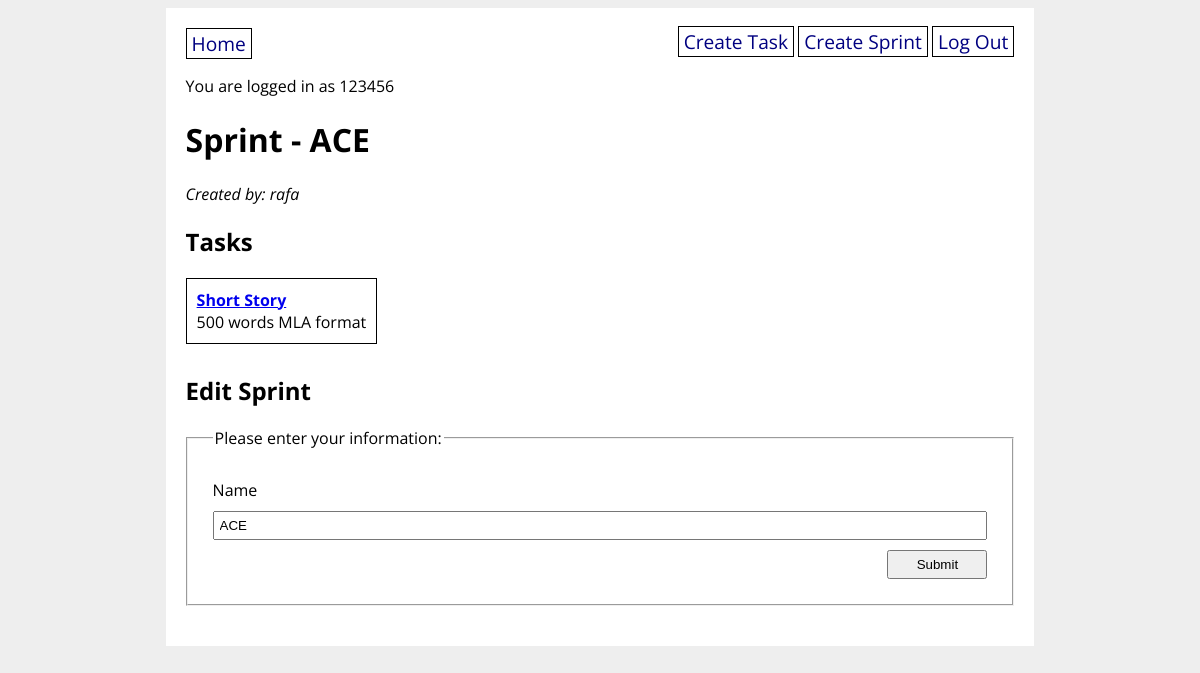
The page /sprint/3 (signed in) on the database its author committed.
### final_app/models.py (models this page shows, shortened)
class User(UserMixin, db.Model):
    id = db.Column(db.Integer, primary_key=True)
    username = db.Column(db.String(20), nullable=False, unique=True)
    password = db.Column(db.String(200), nullable=False)

class Sprint(db.Model):
    id = db.Column(db.Integer, primary_key=True)
    name = db.Column(db.String(40), nullable=False)
    tasks = db.relationship("Task", back_populates="sprint")
    created_by_id = db.Column(db.Integer, db.ForeignKey("user.id"))
    created_by = db.relationship("User")

class Task(db.Model):
    id = db.Column(db.Integer, primary_key=True)
    title = db.Column(db.String(40), nullable=False)
    description = db.Column(db.String(400))
    difficulty = db.Column(
        db.Enum(TaskDifficulty), default=TaskDifficulty.MEDIUM
    )
    sprint_id = db.Column(
        db.Integer, db.ForeignKey("sprint.id"), nullable=False
    )
    sprint = db.relationship("Sprint", back_populates="tasks")
    created_by_id = db.Column(db.Integer, db.ForeignKey("user.id"))
    created_by = db.relationship("User")

### final_app/main/routes.py (the view)
@main.route("/sprint/<sprint_id>", methods=["GET", "POST"])
@login_required
def sprint_detail(sprint_id):
    sprint = Sprint.query.get(sprint_id)
    form = SprintForm(obj=sprint)
    if form.validate_on_submit():
        sprint.name = form.name.data
        db.session.commit()
        flash("Sprint succefully updated!")
    return render_template("sprint_detail.html", sprint=sprint, form=form)

### final_app/main/forms.py
class SprintForm(FlaskForm):
    name = StringField(
        label="Name", validators=[DataRequired(), Length(min=3, max=20)]
    )
    submit = SubmitField(label="Submit")

### final_app/__init__.py (called while the page is built)
@login_manager.user_loader
def load_user(user_id):
    return User.query.get(user_id)

### final_app/templates/sprint_detail.html (shortened to what this page needs)
{% extends 'base.html' %}
{% block content %}
<h1>Sprint - {{ sprint.name }}</h1>
<i>Created by: {{ sprint.created_by.username }}</i>
<h2>Tasks</h2>
<div class="items">
  {% for task in sprint.tasks %}
  <div class="store">
    <a href="/task/{{ task.id }}"><strong>{{ task.title }}</strong></a>
    <br>
    {{ task.description }}
  </div>
  {% endfor %}
</div>
<h2>Edit Sprint</h2>
<form method="POST" action="{{ url_for('main.sprint_detail', sprint_id=sprint.id) }}">
  <fieldset>
    <legend>Please enter your information:</legend>
    {{ form.name.label }}
    {{ form.name }}
    {{ form.submit}}
  </fieldset>
</form>
{% endblock %}

### final_app/templates/base.html (shortened to what this page needs)
<!DOCTYPE html>
<html>
<head>
  <link rel="stylesheet" href="/static/style.css">
</head>
<body>
  <div id="content">
    <nav>
      <a href="/">Home</a>
      <div>
        {% if current_user.is_authenticated %}
        <a href="/create_task">Create Task</a>
        <a href="/create_sprint">Create Sprint</a>
        <a href="/logout">Log Out</a>
        {% else %}
        <a href="/signup">Sign Up</a>
        <a href="/login">Log In</a>
        {% endif %}
      </div>
    </nav>
    {% if current_user.is_authenticated %}
    <p>You are logged in as {{ current_user.username }}</p>
    {% endif %}
    {% block content %}{% endblock %}
  </div>
</body>
</html>

### final_app/static/style.css (style rules this page uses)
body { display: flex; flex-direction: column; align-items: center; background-color: #eee; font-family: "Open Sans", sans-serif; }
#content { width: 70%; background-color: white; padding: 20px; }
nav { width: 100%; display: flex; flex-direction: row; justify-content: space-between; }
nav a { color: navy; text-decoration: none; border: 1px solid black; padding: 1px 5px; font-size: 1.2em; }
fieldset { display: flex; flex-direction: column; margin: 20px 0; padding: 20px; }
fieldset * { margin: 5px; }
fieldset input { padding: 5px; }
input[type="submit"] { width: 100px; align-self: flex-end; }
div.store { border: 1px solid black; padding: 10px; margin-bottom: 10px; }
div.items { display: flex; flex-direction: row; flex-wrap: wrap; }

### rows shown on the page
User: username "123456"
Sprint: name "ACE"
User: created_by.username "rafa"
Task: title "Short Story", description "500 words MLA format"
